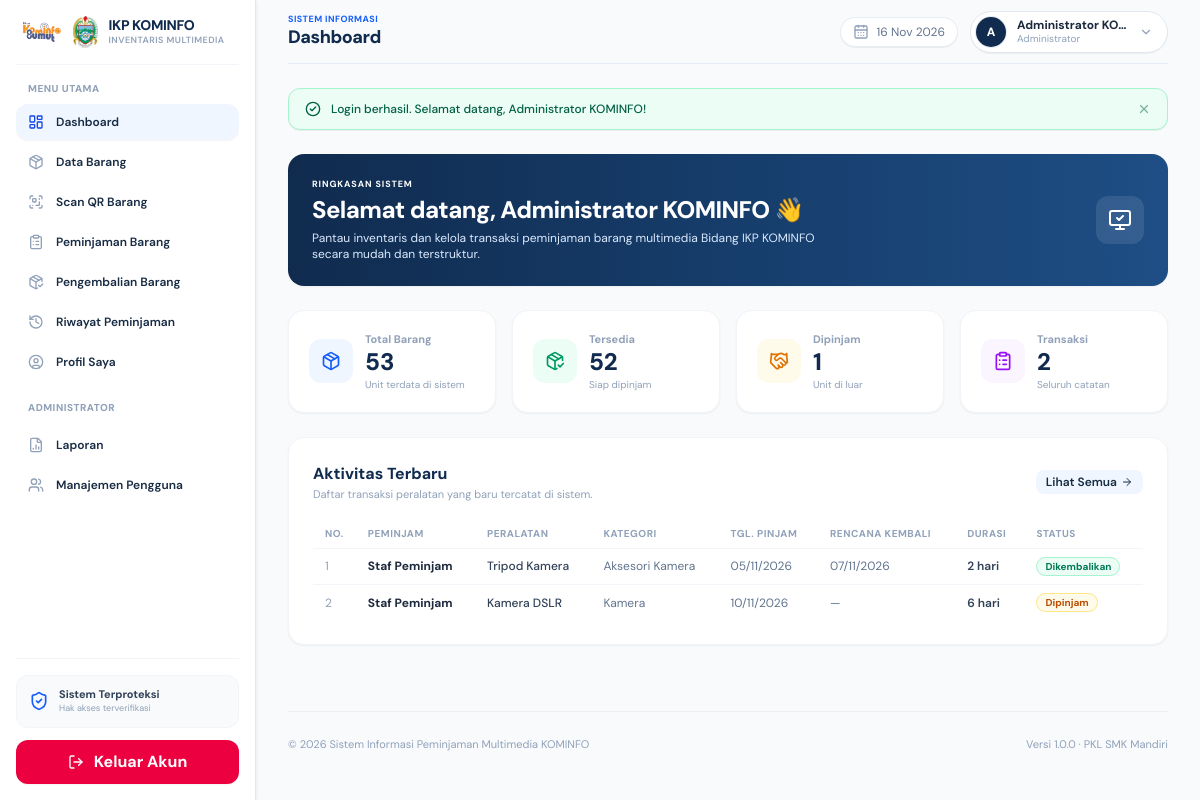
Page /dashboard/index.php (signed in) on the committed database.
### tables this page shows
CREATE TABLE peminjaman (
    id INT UNSIGNED AUTO_INCREMENT PRIMARY KEY,
    user_id INT UNSIGNED NOT NULL,
    barang_id INT UNSIGNED NOT NULL,
    jumlah INT UNSIGNED NOT NULL DEFAULT 1,
    tanggal_pinjam DATE NOT NULL,
    tanggal_kembali DATE NULL,
    status VARCHAR(50) NOT NULL DEFAULT 'menunggu persetujuan',
    created_at TIMESTAMP NOT NULL DEFAULT CURRENT_TIMESTAMP,

    CONSTRAINT fk_peminjaman_user
        FOREIGN KEY (user_id)
        REFERENCES users(id)
        ON UPDATE CASCADE
        ON DELETE RESTRICT,

    CONSTRAINT fk_peminjaman_barang
        FOREIGN KEY (barang_id)
        REFERENCES barang(id)
        ON UPDATE CASCADE
        ON DELETE RESTRICT,

    INDEX idx_peminjaman_status (status),
    INDEX idx_peminjaman_created (created_at)
);

CREATE TABLE users (
    id INT UNSIGNED AUTO_INCREMENT PRIMARY KEY,
    nama VARCHAR(150) NOT NULL,
    username VARCHAR(50) NOT NULL UNIQUE,
    password VARCHAR(255) NOT NULL,
    role ENUM('admin', 'peminjam') NOT NULL DEFAULT 'peminjam',
    status ENUM('aktif', 'nonaktif') NOT NULL DEFAULT 'aktif',
    foto VARCHAR(255) NULL DEFAULT NULL,
    created_at TIMESTAMP NOT NULL DEFAULT CURRENT_TIMESTAMP
);

CREATE TABLE barang (
    id INT UNSIGNED AUTO_INCREMENT PRIMARY KEY,
    nama_barang VARCHAR(150) NOT NULL,
    kategori VARCHAR(100) NOT NULL,
    jumlah INT UNSIGNED NOT NULL DEFAULT 0,
    kondisi VARCHAR(100) NOT NULL DEFAULT 'Baik',
    foto VARCHAR(255) NULL DEFAULT NULL,
    created_at TIMESTAMP NOT NULL DEFAULT CURRENT_TIMESTAMP
);

### includes/bootstrap.php (called while the page is built, shortened)
<?php
function e(?string $v):string{return htmlspecialchars((string)$v,ENT_QUOTES,'UTF-8');}
function hitung_durasi(?string $tglPinjam, ?string $tglKembali): int {
    $target = !empty($tglKembali) ? $tglKembali : date('Y-m-d');
    $diff = (int) round((strtotime($target) - strtotime($tglPinjam)) / 86400);
    return max(1, $diff);
}

### dashboard/index.php (the view, shortened to what this page needs)
<?php
require_once __DIR__ . '/../includes/bootstrap.php';
$totalBarang = (int) $pdo->query('SELECT COALESCE(SUM(jumlah), 0) FROM barang')->fetchColumn();
$totalDipinjam = (int) $pdo->query("SELECT COALESCE(SUM(jumlah), 0) FROM peminjaman WHERE status = 'dipinjam'")->fetchColumn();
$totalPeminjaman = (int) $pdo->query('SELECT COUNT(*) FROM peminjaman')->fetchColumn();
$totalTersedia = max(0, $totalBarang - $totalDipinjam);
$sql = "
    SELECT
        p.id,
        u.nama AS nama_peminjam,
        b.nama_barang,
        b.kategori,
        p.jumlah,
        p.tanggal_pinjam,
        p.tanggal_kembali,
        p.status
    FROM peminjaman p
    JOIN users u ON u.id = p.user_id
    JOIN barang b ON b.id = p.barang_id
";
$params = [];
$sql .= ' ORDER BY p.created_at DESC LIMIT 8';
$q = $pdo->prepare($sql);
$q->execute($params);
$rows = $q->fetchAll();
?>
<!doctype html>
<html lang="id">
<head>
    <script src="https://cdn.jsdelivr.net/npm/@tailwindcss/browser@4"></script>
    <link rel="stylesheet" href="../assets/css/style.css">
</head>
<body class="bg-slate-50 text-slate-800 antialiased min-h-screen">
    <?php require __DIR__ . '/../includes/sidebar.php'; ?>
    <div class="md:ml-64 px-3 sm:px-8 min-h-screen flex flex-col transition-all pb-6">
        <?php require __DIR__ . '/../includes/header.php'; ?>
        <main class="flex-1 flex flex-col gap-4 sm:gap-6">
            <section class="rounded-xl sm:rounded-2xl bg-gradient-to-r from-[#102b4e] via-[#163d6b] to-[#1e4e85] text-white p-4 sm:p-6 flex items-center justify-between shadow-xs">
                <div class="flex flex-col gap-0.5">
                    <span class="text-[9px] font-bold tracking-widest text-blue-200 uppercase">RINGKASAN SISTEM</span>
                    <h2 class="text-base sm:text-2xl font-extrabold tracking-tight">
                        Selamat datang, <?= e($_SESSION['user']['nama']) ?> 👋
                    </h2>
                    <p class="text-xs text-blue-100 max-w-lg mt-0.5 hidden sm:block">
                        Pantau inventaris dan kelola transaksi peminjaman barang multimedia Bidang IKP KOMINFO secara mudah dan terstruktur.
                    </p>
                </div>
                <div class="hidden sm:flex w-12 h-12 rounded-xl bg-white/10 backdrop-blur-xs items-center justify-center shrink-0">
                    <i data-lucide="monitor-check" class="w-6 h-6 text-blue-100"></i>
                </div>
            </section>
            <section class="grid grid-cols-2 lg:grid-cols-4 gap-2.5 sm:gap-4">
                <article class="bg-white rounded-xl sm:rounded-2xl border border-slate-100 p-3 sm:p-5 flex items-center gap-3 shadow-xs">
                    <div class="w-9 h-9 sm:w-11 sm:h-11 rounded-lg sm:rounded-xl bg-blue-50 text-blue-600 flex items-center justify-center shrink-0">
                        <i data-lucide="package" class="w-4 h-4 sm:w-5 sm:h-5"></i>
                    </div>
                    <div class="flex flex-col min-w-0">
                        <span class="text-[10px] sm:text-[11px] font-bold text-slate-400">Total Barang</span>
                        <strong class="text-lg sm:text-2xl font-extrabold text-[#102b4e] leading-tight"><?= number_format($totalBarang, 0, ',', '.') ?></strong>
                        <small class="text-[10px] text-slate-400 hidden sm:block">Unit terdata di sistem</small>
                    </div>
                </article>
                <article class="bg-white rounded-xl sm:rounded-2xl border border-slate-100 p-3 sm:p-5 flex items-center gap-3 shadow-xs">
                    <div class="w-9 h-9 sm:w-11 sm:h-11 rounded-lg sm:rounded-xl bg-emerald-50 text-emerald-600 flex items-center justify-center shrink-0">
                        <i data-lucide="package-check" class="w-4 h-4 sm:w-5 sm:h-5"></i>
                    </div>
                    <div class="flex flex-col min-w-0">
                        <span class="text-[10px] sm:text-[11px] font-bold text-slate-400">Tersedia</span>
                        <strong class="text-lg sm:text-2xl font-extrabold text-[#102b4e] leading-tight"><?= number_format($totalTersedia, 0, ',', '.') ?></strong>
                        <small class="text-[10px] text-slate-400 hidden sm:block">Siap dipinjam</small>
                    </div>
                </article>
                <article class="bg-white rounded-xl sm:rounded-2xl border border-slate-100 p-3 sm:p-5 flex items-center gap-3 shadow-xs">
                    <div class="w-9 h-9 sm:w-11 sm:h-11 rounded-lg sm:rounded-xl bg-amber-50 text-amber-600 flex items-center justify-center shrink-0">
                        <i data-lucide="handshake" class="w-4 h-4 sm:w-5 sm:h-5"></i>
                    </div>
                    <div class="flex flex-col min-w-0">
                        <span class="text-[10px] sm:text-[11px] font-bold text-slate-400">Dipinjam</span>
                        <strong class="text-lg sm:text-2xl font-extrabold text-[#102b4e] leading-tight"><?= number_format($totalDipinjam, 0, ',', '.') ?></strong>
                        <small class="text-[10px] text-slate-400 hidden sm:block">Unit di luar</small>
                    </div>
                </article>
                <article class="bg-white rounded-xl sm:rounded-2xl border border-slate-100 p-3 sm:p-5 flex items-center gap-3 shadow-xs">
                    <div class="w-9 h-9 sm:w-11 sm:h-11 rounded-lg sm:rounded-xl bg-purple-50 text-purple-600 flex items-center justify-center shrink-0">
                        <i data-lucide="clipboard-list" class="w-4 h-4 sm:w-5 sm:h-5"></i>
                    </div>
                    <div class="flex flex-col min-w-0">
                        <span class="text-[10px] sm:text-[11px] font-bold text-slate-400">Transaksi</span>
                        <strong class="text-lg sm:text-2xl font-extrabold text-[#102b4e] leading-tight"><?= number_format($totalPeminjaman, 0, ',', '.') ?></strong>
                        <small class="text-[10px] text-slate-400 hidden sm:block">Seluruh catatan</small>
                    </div>
                </article>
            </section>
            <section class="bg-white rounded-xl sm:rounded-2xl border border-slate-100 shadow-xs p-4 sm:p-6">
                <div class="flex items-center justify-between gap-3 mb-4">
                    <div>
                        <h3 class="text-sm sm:text-base font-bold text-[#102b4e]">Aktivitas Terbaru</h3>
                        <p class="text-[11px] text-slate-400 hidden sm:block">Daftar transaksi peralatan yang baru tercatat di sistem.</p>
                    </div>
                    <a href="../riwayat/index.php" class="inline-flex items-center gap-1 px-2.5 py-1 rounded-lg text-xs font-semibold text-blue-700 bg-blue-50 hover:bg-blue-100 transition">
                        <span>Lihat Semua</span>
                        <i data-lucide="arrow-right" class="w-3 h-3"></i>
                    </a>
                </div>
                <div class="w-full overflow-hidden sm:overflow-x-auto">
                    <table class="w-full text-left text-xs border-collapse table-auto">
                        <thead>
                            <tr class="border-b border-slate-100 text-slate-400 font-bold uppercase text-[9px] sm:text-[10px] tracking-wider bg-slate-50/50 sm:bg-transparent">
                                <th class="py-2 px-3 w-10 hidden sm:table-cell">No.</th>
                                <th class="py-2 px-1.5 sm:px-3">Peminjam</th>
                                <th class="py-2 px-1.5 sm:px-3">Peralatan</th>
                                <th class="py-2 px-3 hidden md:table-cell">Kategori</th>
                                <th class="py-2 px-3 hidden sm:table-cell">Tgl. Pinjam</th>
                                <th class="py-2 px-3 hidden lg:table-cell">Rencana Kembali</th>
                                <th class="py-2 px-3 hidden md:table-cell">Durasi</th>
                                <th class="py-2 px-1.5 sm:px-3 text-right sm:text-left">Status</th>
                            </tr>
                        </thead>
                        <tbody class="divide-y divide-slate-100">
                            <?php if (!$rows): ?>
                                <tr>
                                    <td colspan="8" class="text-center py-8 text-slate-400">
                                        <div class="flex flex-col items-center justify-center gap-1.5">
                                            <i data-lucide="inbox" class="w-6 h-6 text-slate-300"></i>
                                            <span class="font-bold text-xs">Belum ada aktivitas peminjaman</span>
                                        </div>
                                    </td>
                                </tr>
                            <?php else: ?>
                                <?php foreach ($rows as $i => $r): ?>
                                    <?php
                                    $badge = match ($r['status']) {
                                        'dipinjam' => 'bg-amber-50 text-amber-700 border-amber-200',
                                        'dikembalikan' => 'bg-emerald-50 text-emerald-700 border-emerald-200',
                                        'menunggu persetujuan' => 'bg-blue-50 text-blue-700 border-blue-200',
                                        'ditolak' => 'bg-rose-50 text-rose-700 border-rose-200',
                                        default => 'bg-slate-50 text-slate-600 border-slate-200'
                                    };
                                    ?>
                                    <tr class="hover:bg-slate-50/60 transition">
                                        <td class="py-2 px-3 text-slate-400 hidden sm:table-cell"><?= $i + 1 ?></td>
                                        <td class="py-2 px-1.5 sm:px-3 font-bold text-slate-800">
                                            <div class="truncate max-w-[110px] sm:max-w-none text-xs"><?= e($r['nama_peminjam']) ?></div>
                                        </td>
                                        <td class="py-2 px-1.5 sm:px-3 font-medium text-slate-700">
                                            <div class="truncate max-w-[120px] sm:max-w-none text-xs"><?= e($r['nama_barang']) ?></div>
                                        </td>
                                        <td class="py-2 px-3 text-slate-500 hidden md:table-cell"><?= e($r['kategori']) ?></td>
                                        <td class="py-2 px-3 text-slate-500 hidden sm:table-cell"><?= $r['tanggal_pinjam'] ? date('d/m/Y', strtotime($r['tanggal_pinjam'])) : '—' ?></td>
                                        <td class="py-2 px-3 text-slate-500 hidden lg:table-cell"><?= $r['tanggal_kembali'] ? date('d/m/Y', strtotime($r['tanggal_kembali'])) : '—' ?></td>
                                        <td class="py-2 px-3 font-semibold text-slate-700 hidden md:table-cell"><?= hitung_durasi($r['tanggal_pinjam'] ?? null, $r['tanggal_kembali'] ?? null) ?> hari</td>
                                        <td class="py-2 px-1.5 sm:px-3 text-right sm:text-left">
                                            <span class="inline-flex items-center px-2 py-0.5 rounded-full text-[10px] font-bold border whitespace-nowrap <?= $badge ?>">
                                                <?= e(ucwords($r['status'])) ?>
                                            </span>
                                        </td>
                                    </tr>
                                <?php endforeach; ?>
                            <?php endif; ?>
                        </tbody>
                    </table>
                </div>
            </section>
        </main>
        <?php require __DIR__ . '/../includes/footer.php'; ?>
    </div>
</body>
</html>

### assets/css/style.css (style rules this page uses)
:root { --navy:#102b4e;--blue:#2563a6;--ink:#172b43;--muted:#718096;--line:#e7edf4;--bg:#f4f7fb }
* { box-sizing:border-box }
body { margin:0;font-family:'DM Sans',sans-serif;color:var(--ink) }
a { text-decoration:none;color:inherit }
html, body { max-width: 100%; overflow-x: hidden; }
.text-white, a.text-white, button.text-white, .\!text-white, a.\!text-white, button.\!text-white { color: #ffffff !important; }
.text-white svg, a.text-white svg, button.text-white svg, .\!text-white svg, a.\!text-white svg, button.\!text-white svg, .text-white [data-lucide], a.text-white [data-lucide], button.text-white [data-lucide] { color: #ffffff !important; stroke: #ffffff !important; }
.text-white span, a.text-white span, button.text-white span, .\!text-white span, a.\!text-white span, button.\!text-white span { color: #ffffff !important; }
.rounded-full, [class*="rounded-full"] { white-space: nowrap !important; }

### dashboard/index.php (style rules this page uses)
body { font-family: 'DM Sans', sans-serif; }

### rows in the picture
peminjaman: user.nama "Staf Peminjam", barang.nama_barang "Tripod Kamera", barang.kategori "Aksesori Kamera", tanggal_pinjam "05/11/2026", tanggal_kembali "07/11/2026", tanggal_pinjam+tanggal_kembali "2", status "Dikembalikan"
peminjaman: user.nama "Staf Peminjam", barang.nama_barang "Kamera DSLR", barang.kategori "Kamera", tanggal_pinjam "10/11/2026", tanggal_pinjam+tanggal_kembali "6", status "Dipinjam"

### other values in the picture
$pageSubtitle "SISTEM INFORMASI"
$pageTitle "Dashboard"
substr($displayName, 0, 1) "A"
$displayName "Administrator KO…"
$roleLabel "Administrator"
$msg['message'] "Login berhasil. Selamat datang, Administrator KOMINFO!"
$_SESSION['user']['nama'] "Administrator KOMINFO"
$totalBarang "53"
$totalTersedia "52"
$totalDipinjam "1"
$totalPeminjaman "2"
